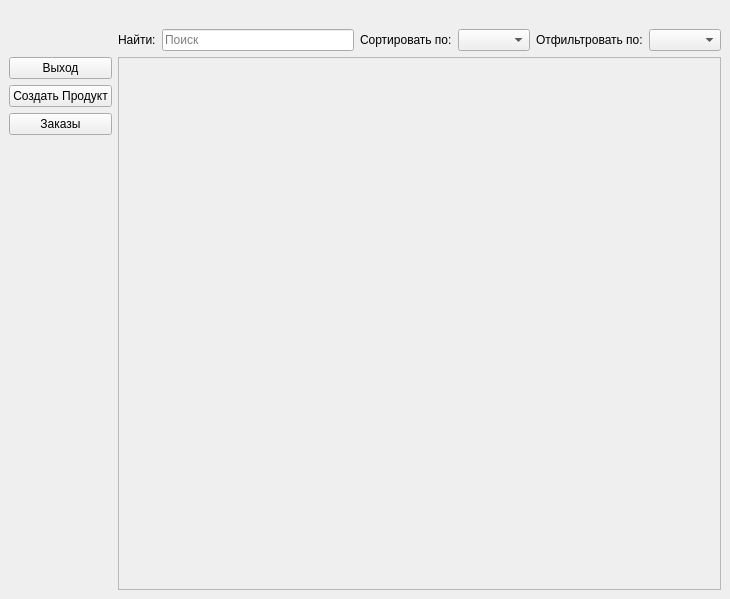
<?xml version="1.0" encoding="UTF-8"?>
<ui version="4.0">
 <class>HomeWindow</class>
 <widget class="QMainWindow" name="HomeWindow">
  <property name="geometry">
   <rect>
    <x>0</x>
    <y>0</y>
    <width>730</width>
    <height>599</height>
   </rect>
  </property>
  <property name="windowTitle">
   <string>MainWindow</string>
  </property>
  <widget class="QWidget" name="centralwidget">
   <layout class="QGridLayout" name="gridLayout_2">
    <item row="0" column="1">
     <widget class="QLabel" name="User">
      <property name="text">
       <string/>
      </property>
      <property name="alignment">
       <set>Qt::AlignRight|Qt::AlignTrailing|Qt::AlignVCenter</set>
      </property>
     </widget>
    </item>
    <item row="2" column="0">
     <layout class="QGridLayout" name="gridLayout">
      <item row="1" column="0">
       <widget class="QPushButton" name="CreateProduct">
        <property name="text">
         <string>Создать Продукт</string>
        </property>
       </widget>
      </item>
      <item row="0" column="0">
       <widget class="QPushButton" name="Exit">
        <property name="text">
         <string>Выход</string>
        </property>
       </widget>
      </item>
      <item row="3" column="0">
       <spacer name="verticalSpacer">
        <property name="orientation">
         <enum>Qt::Vertical</enum>
        </property>
        <property name="sizeHint" stdset="0">
         <size>
          <width>20</width>
          <height>40</height>
         </size>
        </property>
       </spacer>
      </item>
      <item row="2" column="0">
       <widget class="QPushButton" name="Orders">
        <property name="text">
         <string>Заказы</string>
        </property>
       </widget>
      </item>
     </layout>
    </item>
    <item row="1" column="1">
     <layout class="QHBoxLayout" name="horizontalLayout">
      <item>
       <widget class="QLabel" name="label_2">
        <property name="text">
         <string>Найти:</string>
        </property>
       </widget>
      </item>
      <item>
       <widget class="QLineEdit" name="Search">
        <property name="inputMask">
         <string/>
        </property>
        <property name="placeholderText">
         <string>Поиск</string>
        </property>
       </widget>
      </item>
      <item>
       <widget class="QLabel" name="label">
        <property name="text">
         <string>Сортировать по:</string>
        </property>
       </widget>
      </item>
      <item>
       <widget class="QComboBox" name="comboBoxSort"/>
      </item>
      <item>
       <widget class="QLabel" name="label_3">
        <property name="text">
         <string>Отфильтровать по:</string>
        </property>
       </widget>
      </item>
      <item>
       <widget class="QComboBox" name="comboBoxFilter"/>
      </item>
     </layout>
    </item>
    <item row="2" column="1">
     <widget class="QScrollArea" name="scrollArea">
      <property name="font">
       <font>
        <family>Times New Roman</family>
       </font>
      </property>
      <property name="horizontalScrollBarPolicy">
       <enum>Qt::ScrollBarAlwaysOff</enum>
      </property>
      <property name="widgetResizable">
       <bool>true</bool>
      </property>
      <widget class="QWidget" name="scrollAreaWidgetContents">
       <property name="geometry">
        <rect>
         <x>0</x>
         <y>0</y>
         <width>604</width>
         <height>532</height>
        </rect>
       </property>
       <layout class="QVBoxLayout" name="verticalLayout"/>
      </widget>
     </widget>
    </item>
   </layout>
  </widget>
 </widget>
 <resources/>
 <connections/>
</ui>
